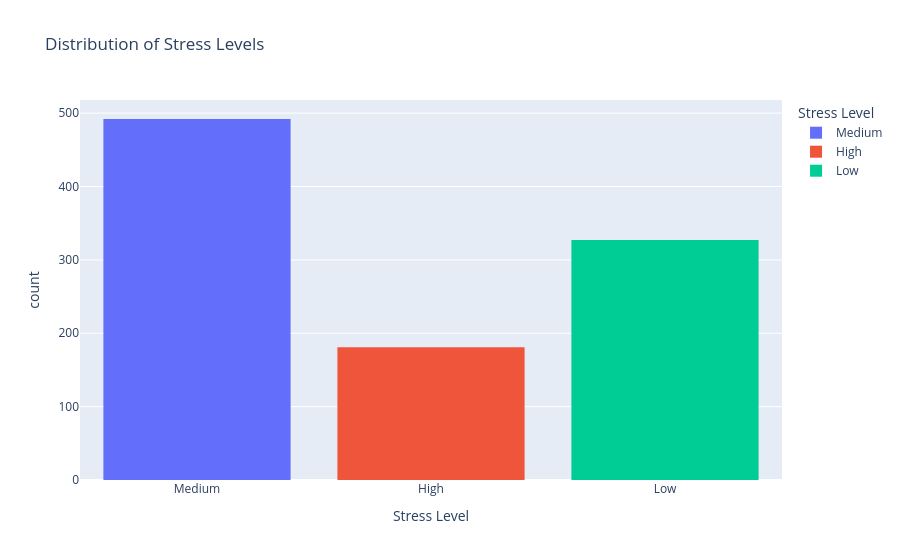

The notebook cell this image was saved under:
### Code cell
fig = px.histogram(df, x='Stress Level', title='Distribution of Stress Levels', color = 'Stress Level')
fig.show()

### Figure 1 — Plotly figure (JSON) as saved in the notebook; plotly's stock layout.template omitted (floating-point values rounded to 4 significant figures; data arrays with more than 128 entries replaced by an {"elided": "..."} marker saying what was removed)
{"data": [{"bingroup": "x", "hovertemplate": "Stress Level=%{x}<br>count=%{y}<extra></extra>", "legendgroup": "Medium", "marker": {"color": "#636efa", "pattern": {"shape": ""}}, "name": "Medium", "orientation": "v", "showlegend": true, "type": "histogram", "x": {"elided": "492 str values"}, "xaxis": "x", "yaxis": "y"}, {"bingroup": "x", "hovertemplate": "Stress Level=%{x}<br>count=%{y}<extra></extra>", "legendgroup": "High", "marker": {"color": "#EF553B", "pattern": {"shape": ""}}, "name": "High", "orientation": "v", "showlegend": true, "type": "histogram", "x": {"elided": "181 str values"}, "xaxis": "x", "yaxis": "y"}, {"bingroup": "x", "hovertemplate": "Stress Level=%{x}<br>count=%{y}<extra></extra>", "legendgroup": "Low", "marker": {"color": "#00cc96", "pattern": {"shape": ""}}, "name": "Low", "orientation": "v", "showlegend": true, "type": "histogram", "x": {"elided": "327 str values"}, "xaxis": "x", "yaxis": "y"}], "layout": {"barmode": "relative", "legend": {"title": {"text": "Stress Level"}, "tracegroupgap": 0}, "title": {"text": "Distribution of Stress Levels"}, "xaxis": {"anchor": "y", "categoryarray": ["Medium", "High", "Low"], "categoryorder": "array", "domain": [0, 1], "title": {"text": "Stress Level"}}, "yaxis": {"anchor": "x", "domain": [0, 1], "title": {"text": "count"}}}}
